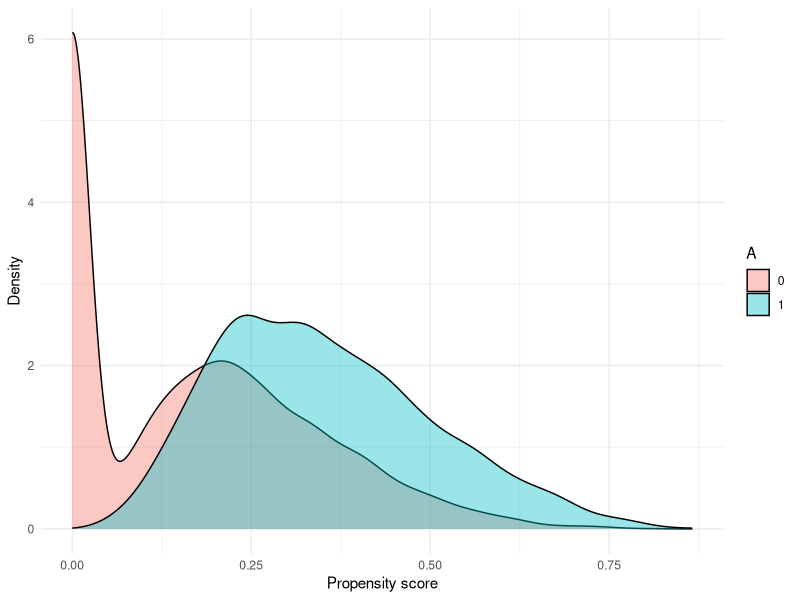
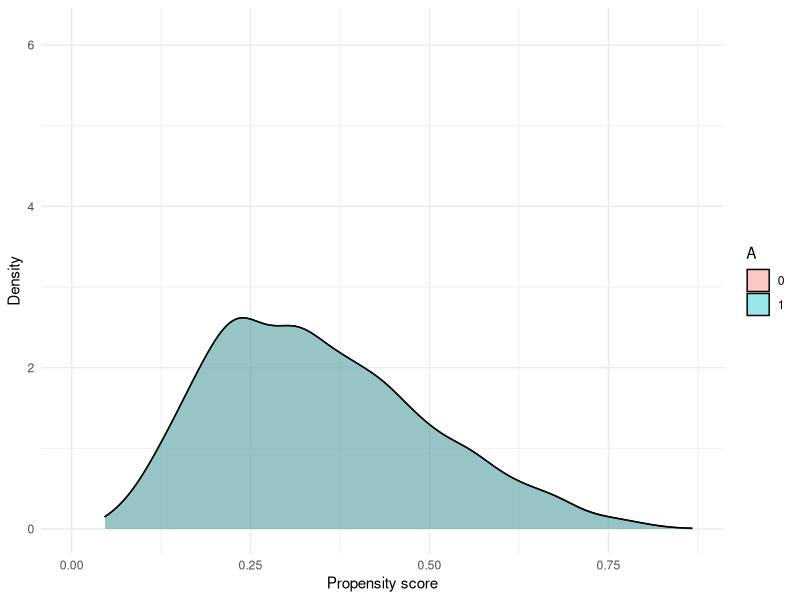
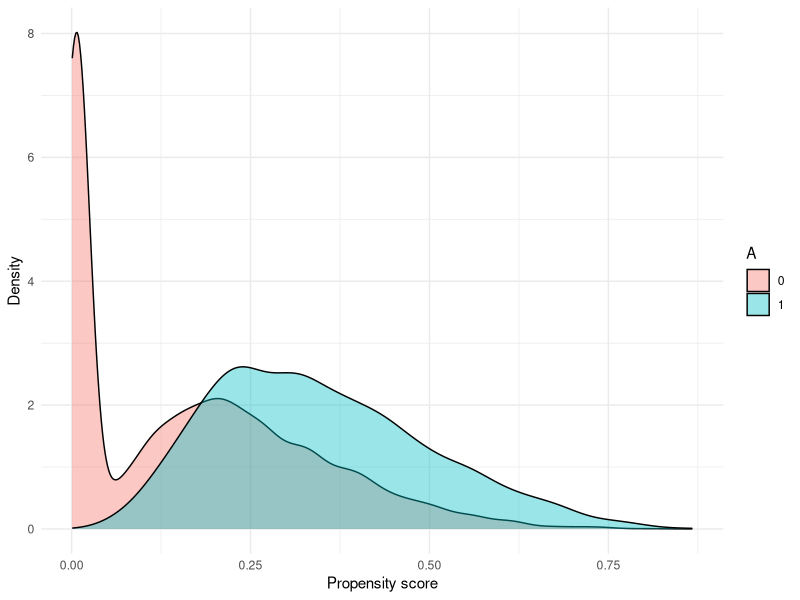
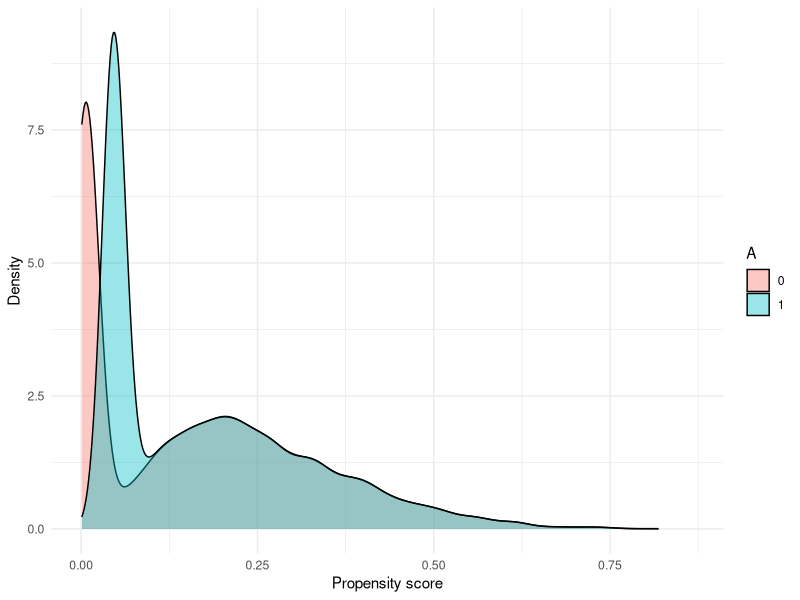

The R script that drew these images, in order:
## ---- chunk 1
#| echo: true
#| eval: true
expit <- function(x) exp(x) / (1 + exp(x))
n <- 10000
beta <- c(-1, 1, 0.5)

U_L  <- runif(n)
U_A  <- runif(n)
U_Y1 <- runif(n)
U_Y0 <- runif(n)

S <- rbinom(n, 1, 0.7)             
L <- ifelse(S == 1,
            qnorm(U_L,  1, 0.75),    
            qnorm(U_L, -3, 0.5))   

eta <- c(-2, 1)                    
pi  <- ifelse(L < -1, 0, expit(eta[1] + eta[2]*L))
A   <- rbinom(n, 1, pi)

Y1 <- qnorm(U_Y1, beta[1] + beta[2]*1 + beta[3]*L, 1)
Y0 <- qnorm(U_Y0, beta[1] + beta[2]*0 + beta[3]*L, 1)
Y  <- Y1*A + Y0*(1-A)

df2 <- data.frame(L=L, A=A, pi=pi, Y1=Y1, Y0=Y0, Y=Y, S=S)
## ---- chunk 2
library(ggplot2)

ggplot(df2, aes(x = pi, fill = factor(A))) +
  geom_density(alpha = 0.4) +
  
  labs(x = "Propensity score", y = "Density", fill = "A") +
  theme_minimal()

## ---- chunk 3
#| echo: true
#| eval: true

#Constructing weights for a=1
fit<-glm(A~L + L^2 + L^3 + L^4+ L^5, data=df2, family=binomial(link=logit))
df2$pi<-predict(fit, df2, type="response")
df2$W<-df2$A / df2$pi

#Truth
mean(df2$Y1)

#Horvitz-Thompson Estimator
mean(df2$Y*df2$W)

## ---- chunk 4
#| echo: true
#| eval: true

treated  <- df2[df2$A == 1, ]
controls <- df2[df2$A == 0, ]

#Constructing weights for a=1
matches <- sapply(treated$pi, function(p) {
  which.min(abs(controls$pi - p))
})

df_matched<-rbind(treated, controls[matches, ])
## ---- chunk 5
ggplot(df_matched, aes(x = pi, fill = factor(A))) +
  geom_density(alpha = 0.4) +
  coord_cartesian(xlim = range(df2$pi), ylim=c(0, max(density(df2$pi[df2$A == 0])$y))) +
  labs(x = "Propensity score", y = "Density", fill = "A") +
  theme_minimal()
## ---- chunk 6
#| echo: true
#| eval: true
#Truth
mean(treated$Y1)
mean(treated$Y0)

#Matched
mean(df_matched[df_matched$A==1, ]$Y)
mean(df_matched[df_matched$A==0, ]$Y)
## ---- chunk 7
library(ggplot2)
df3<-rbind(treated, controls, controls, controls, controls)

ggplot(df3, aes(x = pi, fill = factor(A))) +
  geom_density(alpha = 0.4) +
  
  labs(x = "Propensity score", y = "Density", fill = "A") +
  theme_minimal()
## ---- chunk 8
#| echo: true
#| eval: true

treated  <- df3[df3$A == 1, ]
controls <- df3[df3$A == 0, ]

#Constructing weights for a=1
matches <- sapply(controls$pi, function(p) {
  which.min(abs(treated$pi - p))
})

df_matched<-rbind(controls, treated[matches, ])
## ---- chunk 9

ggplot(df_matched, aes(x = pi, fill = factor(A))) +
  geom_density(alpha = 0.4) +
  coord_cartesian(xlim = range(df2$pi)) +
  labs(x = "Propensity score", y = "Density", fill = "A") +
  theme_minimal()
## ---- chunk 10
#| echo: true
#| eval: true
#Truth
mean(controls$Y1)
mean(controls$Y0)

#Matched
mean(df_matched[df_matched$A==1, ]$Y)
mean(df_matched[df_matched$A==0, ]$Y)
